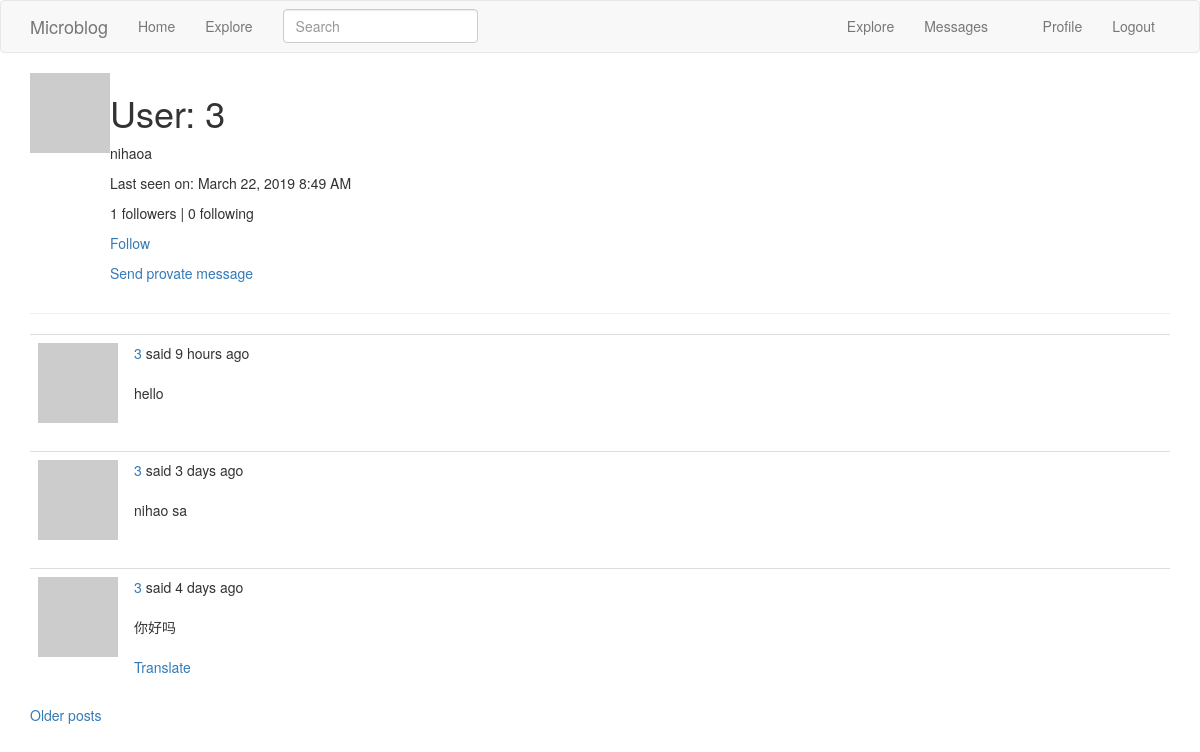
Screenshot of /user/3 (signed in) with the database file from the repository.
### app/models.py (models this page shows, shortened)
class PaginatedAPIMixin(object):
    @staticmethod
    def to_collection_dict(query, page, per_page, endpoint, **kwargs):
        resources = query.paginate(page, per_page, False)
        data = {
            'items': [item.to_dict() for item in resources.items],
            '_meta': {
                'page': page,
                'per_page': per_page,
                'total_pages': resources.pages,
                'total_items': resources.total
            },
            '_links': {
                'self': url_for(endpoint, page=page, per_page=per_page,
                                **kwargs),
                'next': url_for(endpoint, page=page + 1, per_page=per_page,
                                **kwargs) if resources.has_next else None,
                'prev': url_for(endpoint, page=page - 1, per_page=per_page,
                                **kwargs) if resources.has_prev else None
            }
        }
        return data

class User(PaginatedAPIMixin, UserMixin, db.Model):
    id = db.Column(db.Integer, primary_key=True)
    username = db.Column(db.String(64), index=True, unique=True)
    email = db.Column(db.String(120), index=True, unique=True)
    password_hash = db.Column(db.String(128))
    about_me = db.Column(db.String(140))
    last_seen = db.Column(db.DateTime, default=datetime.utcnow)
    token = db.Column(db.String(32), index=True, unique=True)
    token_expiration = db.Column(db.DateTime)
    posts = db.relationship('Post', backref='author', lazy='dynamic')
    followed = db.relationship(
        'User', secondary=followers,
        primaryjoin=(followers.c.follower_id == id),
        secondaryjoin=(followers.c.followed_id == id),
        backref=db.backref('followers', lazy='dynamic'), lazy='dynamic')
    messages_sent = db.relationship('Message',
                                    foreign_keys='Message.sender_id',
                                    backref='author', lazy='dynamic')
    messages_received = db.relationship('Message',
                                        foreign_keys='Message.recipient_id',
                                        backref='recipient', lazy='dynamic')
    notifications = db.relationship('Notification', backref='user',
                                    lazy='dynamic')
    tasks = db.relationship('Task', backref='user', lazy='dynamic')
    last_message_read_time = db.Column(db.DateTime)
    def avatar(self, size):
        digest = md5(self.email.lower().encode('utf-8')).hexdigest()
        return 'https://www.gravatar.com/avatar/{}?d=identicon&s={}'.format(digest, size)
    def is_following(self, user):
        return self.followed.filter(followers.c.followed_id == user.id).count() > 0
    def new_messages(self):
        last_read_time = self.last_message_read_time or datetime(1900, 1, 1)
        return Message.query.filter_by(recipient=self).filter(Message.timestamp > last_read_time).count()
    def get_tasks_in_progress(self):
        return Task.query.filter_by(user=self, complete=False).all()

class SearchableMixin(object):
    @classmethod
    def before_commit(cls, session):
        session._changes = {
            'add': list(session.new),
            'update': list(session.dirty),
            'delete': list(session.deleted)
        }
    @classmethod
    def after_commit(cls, session):
        for obj in session._changes['add']:
            if isinstance(obj, SearchableMixin):
                add_to_index(obj.__tablename__, obj)
        for obj in session._changes['update']:
            if isinstance(obj, SearchableMixin):
                add_to_index(obj.__tablename__, obj)
        for obj in session._changes['delete']:
            if isinstance(obj, SearchableMixin):
                remove_from_index(obj.__tablename__, obj)
        session._changes = None

class Post(SearchableMixin, db.Model):
    __searchable__ = ['body']
    id = db.Column(db.Integer, primary_key=True)
    body = db.Column(db.String(140))
    timestamp = db.Column(db.DateTime, index=True, default=datetime.utcnow)
    language = db.Column(db.String(5))
    user_id = db.Column(db.Integer, db.ForeignKey('user.id'))

### app/main/routes.py (the view)
@bp.route('/user/<username>')
@login_required
def user(username):
    user = User.query.filter_by(username=username).first_or_404()
    page = request.args.get('page', 1, type=int)
    posts = user.posts.order_by(Post.timestamp.desc()).paginate(
        page, current_app.config['POSTS_PER_PAGE'], False)
    next_url = url_for('main.user', username=user.username,
                       page=posts.next_num) if posts.has_next else None
    prev_url = url_for('main.user', username=user.username,
                       page=posts.prev_num) if posts.has_prev else None
    return render_template('user.html', user=user, posts=posts.items,
                           next_url=next_url, prev_url=prev_url)

### app/main/forms.py
class SearchForm(FlaskForm):
    q = StringField('Search', validators=[DataRequired()])
    def __init__(self, *args, **kwargs):
        if 'formdata' not in kwargs:
            kwargs['formdata'] = request.args
        if 'csrf_enabled' not in kwargs:
            kwargs['csrf_enabled'] = False
        super(SearchForm, self).__init__(*args, **kwargs)

### app/main/routes.py (called while the page is built)
@bp.before_app_request
def before_request():
    if current_user.is_authenticated:
        current_user.last_seen = datetime.utcnow()
        db.session.commit()
        g.search_form = SearchForm()
    g.locale = str(get_locale())

### app/models.py (called while the page is built)
@login.user_loader
def load_user(id):
    return User.query.get(int(id))

### app/templates/user.html (shortened to what this page needs)
{% extends "base.html" %}
{% block app_content %}
    <table>
        <tr valign="top">
            <td><img src="{{ user.avatar(128) }}"></td>
            <td>
                <h1>User: {{ user.username }}</h1>
                {% if user.about_me %}
                <p>{{ user.about_me }}</p>
                {% endif %}
                {% if user.last_seen %}
                <p>Last seen on: {{ moment(user.last_seen).format('LLL') }}</p>
                {% endif %}
                <p>{{ user.followers.count() }} followers | {{ user.followed.count() }} following</p>
                {% if user == current_user %}
                <a href="{{ url_for('main.edit_profile') }}">Edit your profile</a>
                {% if not current_user.get_task_in_progress('export_posts') %}
                    <p>
                        <a href="{{ url_for('main.export_posts') }}">
                            {{ 'Export your posts' }}
                        </a>
                    </p>
                {% endif %}
                {% elif not current_user.is_following(user) %}
                <p><a href="{{ url_for('main.follow', username=user.username) }}">Follow</a></p>
                {% else %}
                <p><a href="{{ url_for('main.unfollow', username=user.username) }}">Unfollow</a></p>
                {% endif %}
                {% if user != current_user %}
                <p>
                    <a href="{{ url_for('main.send_message',
                                         recipient=user.username) }}">
                      Send provate message
                    </a>
                </p>
                {% endif %}
            </td>
        </tr>
    </table>
    <hr>
    {% for post in posts %}
		{% include '_post.html' %}
    {% endfor %}
    {% if next_url %}
    <a href="{{ next_url }}">Older posts</a>
    {% endif %}
{% endblock %}

### app/templates/_post.html (shortened to what this page needs)
<table class="table table-hover">
    <tr valign="top">
        <td width="70px">
            <a href="{{ url_for('main.user', username=post.author.username) }}">
                <img src="{{ post.author.avatar(70) }}" />
            </a>
        </td>
        <td>
            {{ _('%(username)s said %(when)s', username=user_link, when=moment(post.timestamp).fromNow()) }}
            <br>
            <br><span id="post{{ post.id }}">{{ post.body }}</span>
            {% if post.language and post.language != g.locale %}
            <br><br>
            <span id="translation{{ post.id }}">
                <a href="javascript:translate(
                '#post{{ post.id }}',
                '#translation{{ post.id }}',
                '{{ post.language }}',
                '{{ g.locale }}');">{{ 'Translate' }}</a>
            </span>
            {% endif %}
        </td>
    </tr>
</table>

### rows the page displays
User: username "3", about_me "nihaoa", last_seen "March 22, 2019 8:49 AM"
Post: body "hello"
Post: body "nihao sa"
Post: body "你好吗", value "Translate"

### other values shown
{{ user.followers.count() }} "1"
{{ user.followed.count() }} "0"
